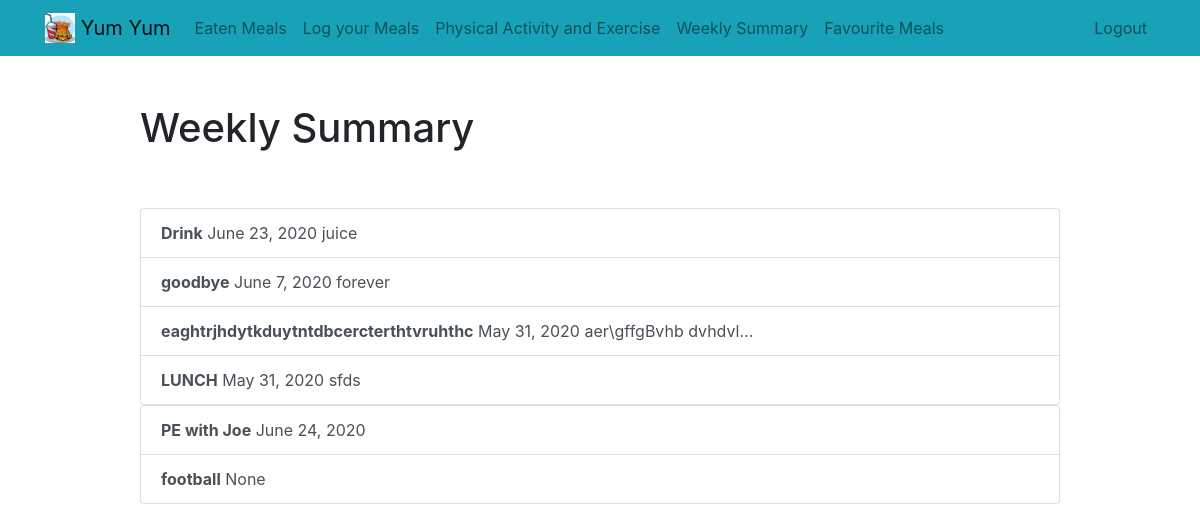
The page /weekmeal (signed in) on the database as committed earlier.
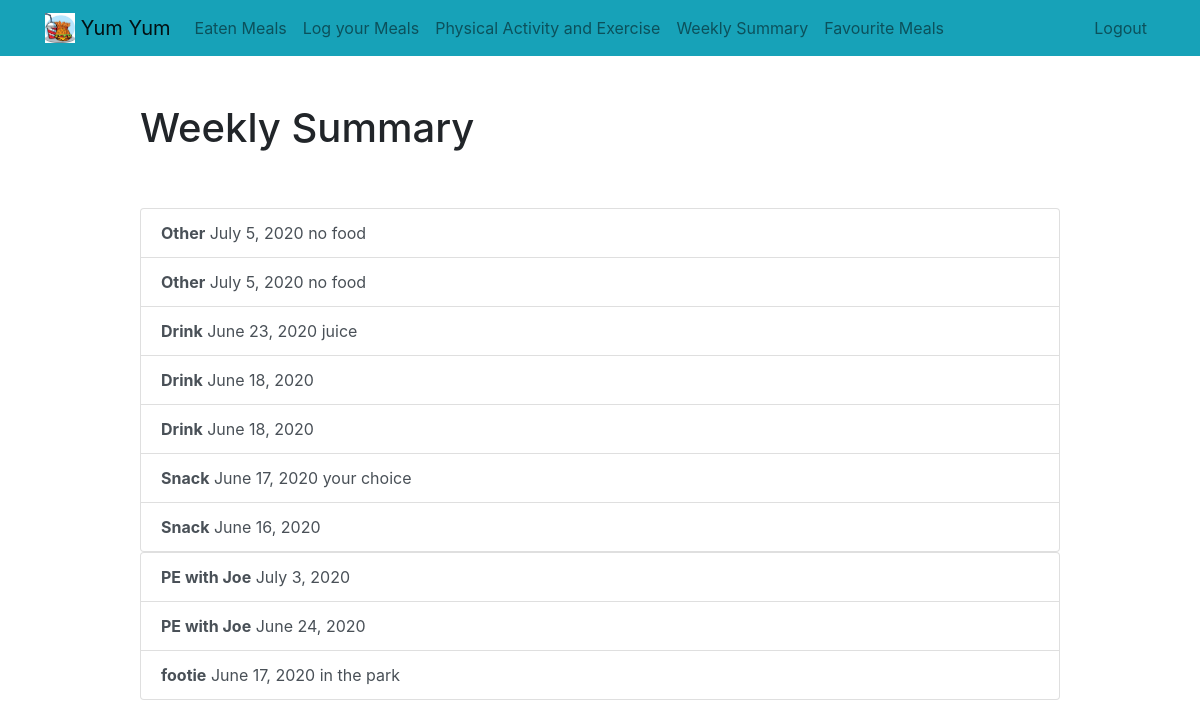
The same page on the database as committed later.
### fooddiary/models.py (models this page shows, shortened)
class Meal(models.Model):
    nameOfMeal = models.CharField(max_length=50)
    descriptionOfMeal = models.TextField(max_length=500, blank=True)
    date = models.DateField(auto_now_add=False ,auto_now=False, null=True, blank=True)
    favourite = models.BooleanField(default=False)
    image = models.ImageField(null = True, blank=True )
    user = models.ForeignKey(User, on_delete=models.CASCADE)

class Activity(models.Model):
    activity = models.CharField(max_length=50)
    description = models.TextField(max_length=500, blank=True)
    date = models.DateField(auto_now_add=False ,auto_now=False, null=True, blank=True)
    user = models.ForeignKey(User, on_delete=models.CASCADE)

### fooddiary/views.py (the view)
# urls.py: path('weekmeal', views.weekmeal, name='weekmeal'),
def weekmeal(request):
    meal = Meal.objects.filter(user = request.user).order_by('-date')[:7]
    activity = Activity.objects.filter(user = request.user).order_by('-date')[:7]
    return render(request, 'fooddiary/weeklysummary.html', {'meals':meal,'activities':activity} )

### fooddiary/templates/fooddiary/weeklysummary.html
{% extends "fooddiary/base.html" %}
{% block content %}
    <div class="row justify-content-center mt-5">
        <div class="col-md-10">
            <h1>Weekly Summary</h1>
        </div>
    </div>
    <div class="row justify-content-center mt-5">
        <div class="col-md-10">
        {% if meals %}
                <div class="list-group">
                    {% for meal in meals %}
                        <a href="{% url 'viewmeal' meal.id %}" class="list-group-item list-group-item-action"><b>{{ meal.nameOfMeal }}</b>   {{ meal.date }}{% if meal.descriptionOfMeal %}   {{ meal.descriptionOfMeal|truncatechars:20 }} {% endif %}</a>
                    {% endfor %}
                </div>
        {% else %}
            <div class="text-center">
                <h2>Looks like you haven't eaten anything this week.</h2>
            <br>
            <a role="button" class="btn btn-primary" href="{% url 'createmeal' %}">Create Meal</a>
            </div>
        {% endif %}
        {% if activities %}
            <div class="list-group">
                {% for activity in activities %}
                    <a href="{% url 'viewactivity' activity.id %}" class="list-group-item list-group-item-action"><b>{{ activity.activity }}</b>   {{ activity.date }}{% if activity.description %}   {{ activity.description|truncatechars:20 }} {% endif %}</a>
                {% endfor %}
            </div>
        {% else %}
            <div class="text-center">
                <h2>Looks like you haven't done any exercise this week.</h2>
            <br>
            <a role="button" class="btn btn-primary" href="{% url 'createmeal' %}">Create Activity</a>
            </div>
        {% endif %}
        </div>
    </div>
{% endblock %}

Rows that differ between the two databases and show on the page:
no longer on this page (row unchanged): Meal: nameOfMeal "goodbye", date "June 7, 2020", descriptionOfMeal "forever"
no longer on this page (row unchanged): Meal: nameOfMeal "eaghtrjhdytkduytntdbcercterthtvruhthc", date "May 31, 2020", descriptionOfMeal "aer\\gffgBvhb dvhdvl…"
no longer on this page (row unchanged): Meal: nameOfMeal "LUNCH", date "May 31, 2020", descriptionOfMeal "sfds"
removed Activity: activity "football", date "None"
added Meal: nameOfMeal "Other", date "July 5, 2020", descriptionOfMeal "no food"
added Meal: nameOfMeal "Other", date "July 5, 2020", descriptionOfMeal "no food"
added Meal: nameOfMeal "Drink", date "June 18, 2020"
added Meal: nameOfMeal "Drink", date "June 18, 2020"
added Meal: nameOfMeal "Snack", date "June 17, 2020", descriptionOfMeal "your choice"
added Meal: nameOfMeal "Snack", date "June 16, 2020"
added Activity: activity "PE with Joe", date "July 3, 2020"
added Activity: activity "footie", date "June 17, 2020", description "in the park"
